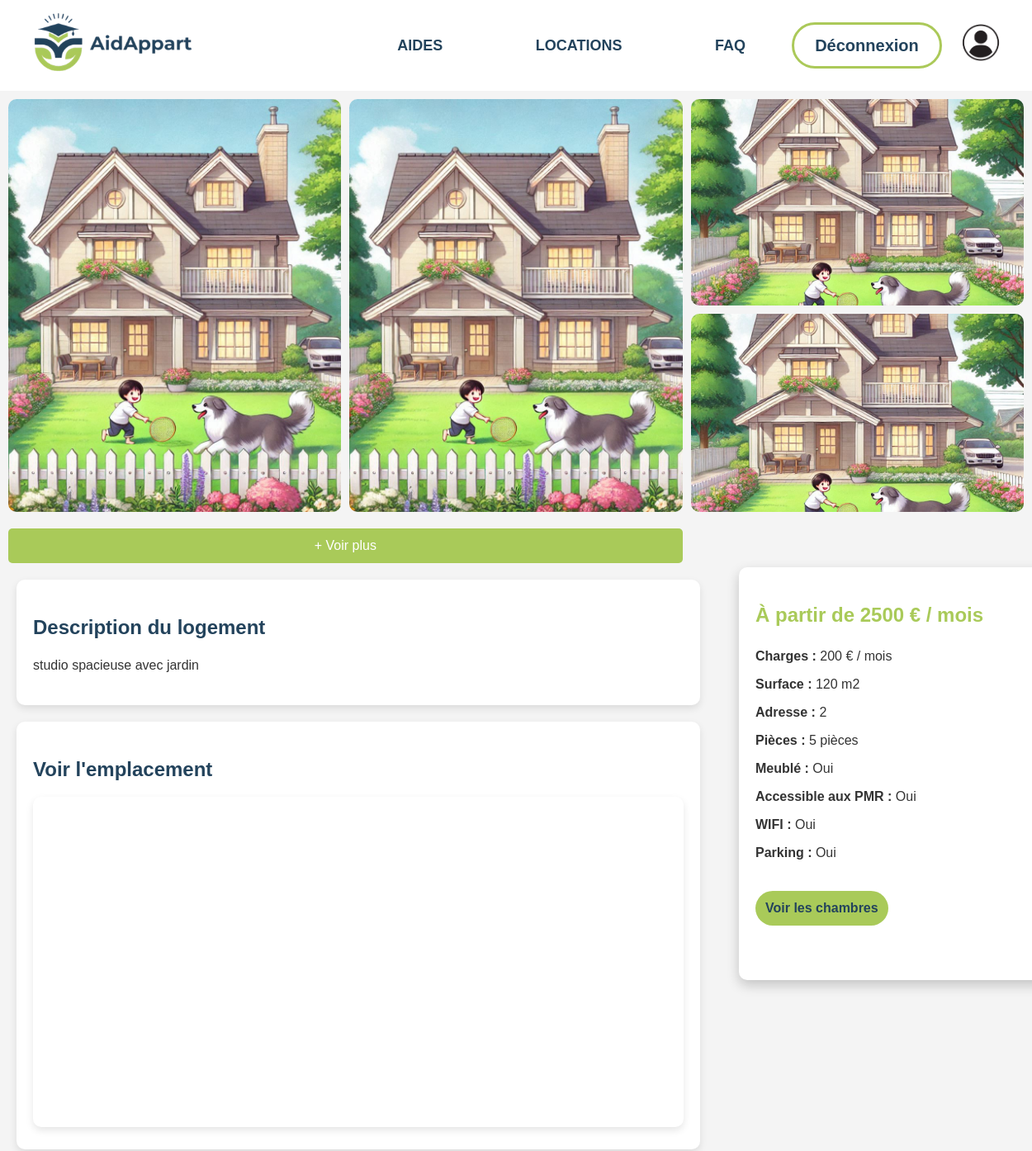
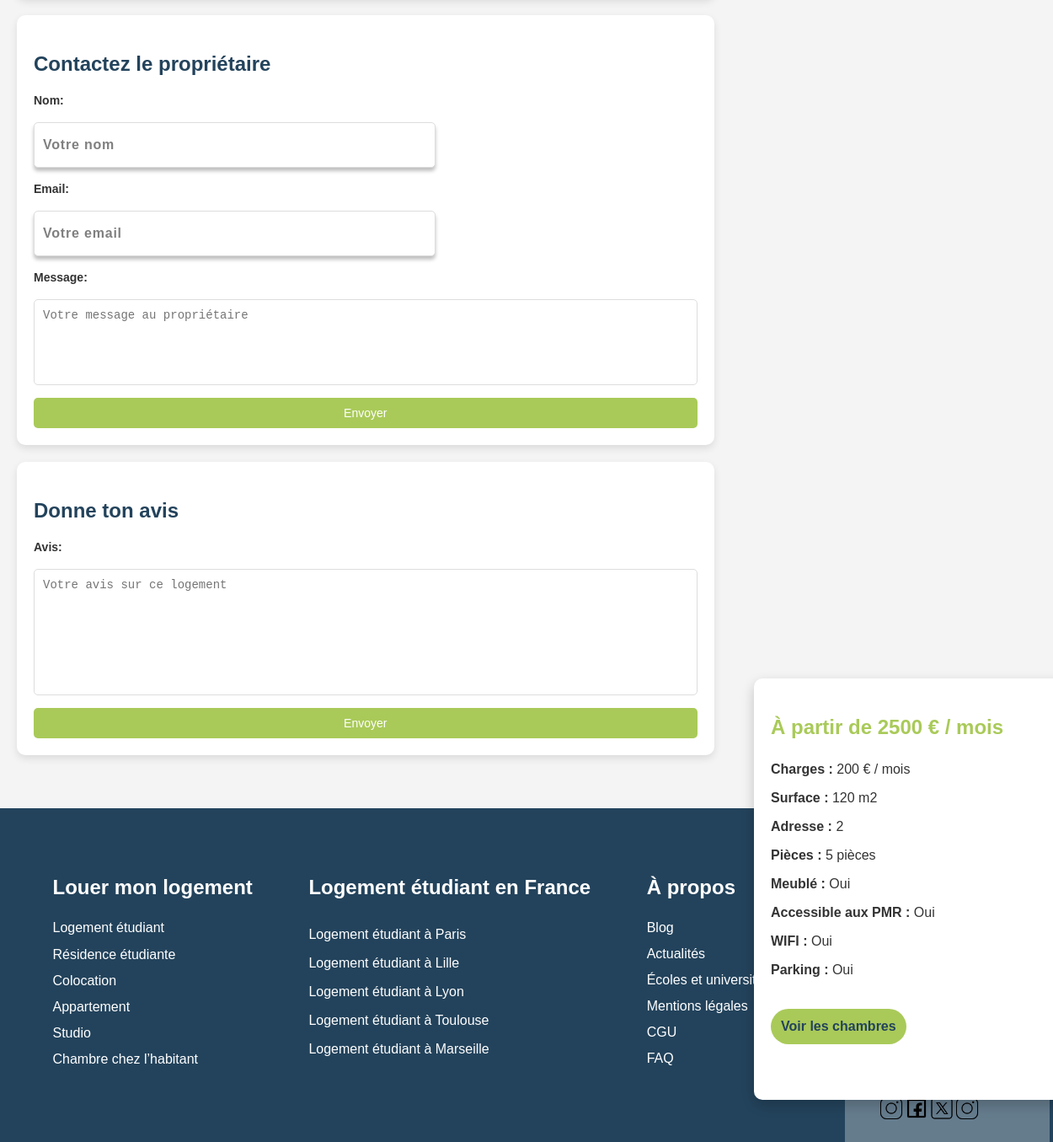
Page /?controller=annonces&action=annonces&id=2 (signed in) on the committed database (2 pictures, top to bottom).
### tables this page shows
CREATE TABLE Logement (
    id INT PRIMARY KEY AUTO_INCREMENT,
    type VARCHAR(255) NOT NULL,
    surface INT NOT NULL,
    proprietaire INT NOT NULL,
    loyer INT NOT NULL,
    charges INT NOT NULL,
    creer_a DATE NOT NULL,
    adresse INT NOT NULL,
    est_meuble BOOLEAN NOT NULL,
    a_WIFI BOOLEAN NOT NULL,
    est_accessible_PMR BOOLEAN NOT NULL,
    nb_pieces INT NOT NULL,
    a_parking BOOLEAN NOT NULL,
    description TEXT NOT NULL,
    FOREIGN KEY (proprietaire) REFERENCES Personne(id) ON DELETE CASCADE
);

### Models/Model.php (called while the page is built, shortened)
<?php
require_once 'Utils/config.php';
class Model {
    private $db;
    private static $instance = null;
    private function __construct() {
        global $servername, $username, $password, $dbname;
        $this->db = new PDO("mysql:host=$servername;dbname=$dbname", $username, $password);
        $this->db->setAttribute(PDO::ATTR_ERRMODE, PDO::ERRMODE_EXCEPTION);
        $this->db->query("SET NAMES 'utf8'");
    }
    public static function getModel() {
        if (self::$instance === null) {
            self::$instance = new self();
        }
        return self::$instance;
    }
    public function getAnnonceById($id) {
        $stmt = $this->db->prepare("SELECT * FROM Logement WHERE id = :id");
        $stmt->bindParam(':id', $id, PDO::PARAM_INT);
        $stmt->execute();
        return $stmt->fetch(PDO::FETCH_ASSOC);
    }
}
?>

### Utils/config.php (called while the page is built, shortened)
<?php
$environment = (getenv('SERVER_NAME') == 'localhost') ? 'local' : 'production';
if ( $environment == "local") {
    $servername = 'localhost';
    $username = 'default_user';
    $password = 'AidappartNova';
    $dbname = 'aidappart';
} else {
    $servername = getenv("MYSQL_HOST");
    $username = getenv("MYSQL_USER");
    $password = getenv("MYSQL_PASSWORD");
    $dbname = getenv("MYSQL_DATABASE");
}
?>

### Views/view_annonces.php (the view, shortened to what this page needs)
<!DOCTYPE html>
<html lang="en">
<head>
  <link rel="stylesheet" href="Content/css/css_annonce.css">
</head>
<body>
  <?php include 'Layout/view_header.php'; ?>
  <div class="container-annonce">
  <div class="image-gallery">
    <img src="Content/Images/Proprio_<?php echo $data["id_annonces"]; ?>/Logement_<?php echo $data["id_annonces"]; ?>/image_vitrine.png" alt="Room view">
    <img src="Content/Images/Proprio_<?php echo $data["id_annonces"]; ?>/Logement_<?php echo $data["id_annonces"]; ?>/image_vitrine.png" alt="Pool view">
    <img src="Content/Images/Proprio_<?php echo $data["id_annonces"]; ?>/Logement_<?php echo $data["id_annonces"]; ?>/image_vitrine.png" alt="Lounge area">
    <img src="Content/Images/Proprio_<?php echo $data["id_annonces"]; ?>/Logement_<?php echo $data["id_annonces"]; ?>/image_vitrine.png" alt="Rooftop area">
    <button id="show-more" class="show-more">+ Voir plus</button>
  </div>
    <aside class="details">
      <h2>À partir de <strong><?php echo htmlspecialchars($data["annonces"]['loyer']); ?> € / mois </strong></h2>
      <p><strong>Charges : </strong><?php echo htmlspecialchars($data["annonces"]['charges']); ?> € / mois</p>
      <p><strong>Surface : </strong><?php echo htmlspecialchars($data["annonces"]['surface']); ?> m2 </p>
      <p><strong>Adresse : </strong><?php echo htmlspecialchars($data["annonces"]['adresse']); ?></p>
      <p><strong>Pièces : </strong><?php echo htmlspecialchars($data["annonces"]['nb_pieces']); ?> pièces </p>
      <p><strong>Meublé : </strong><?php echo htmlspecialchars($data["annonces"]['est_meuble']); ?></p>
      <p><strong>Accessible aux PMR : </strong><?php echo htmlspecialchars($data["annonces"]['est_accessible_PMR']); ?></p>
      <p><strong>WIFI : </strong><?php echo htmlspecialchars($data["annonces"]['a_WIFI']); ?></p>
      <p><strong>Parking : </strong><?php echo htmlspecialchars($data["annonces"]['a_parking']); ?></p></br>
      <button id="show-more-ch" class="show-more-ch">Voir les chambres</button>
    </aside>
  </div>
  <aside class="details-info">
    <h2>À partir de <strong><?php echo htmlspecialchars($data["annonces"]['loyer']); ?> € / mois </strong></h2>
      <p><strong>Charges : </strong><?php echo htmlspecialchars($data["annonces"]['charges']); ?> € / mois</p>
      <p><strong>Surface : </strong><?php echo htmlspecialchars($data["annonces"]['surface']); ?> m2 </p>
      <p><strong>Adresse : </strong><?php echo htmlspecialchars($data["annonces"]['adresse']); ?></p>
      <p><strong>Pièces : </strong><?php echo htmlspecialchars($data["annonces"]['nb_pieces']); ?> pièces </p>
      <p><strong>Meublé : </strong><?php echo htmlspecialchars($data["annonces"]['est_meuble']); ?></p>
      <p><strong>Accessible aux PMR : </strong><?php echo htmlspecialchars($data["annonces"]['est_accessible_PMR']); ?></p>
      <p><strong>WIFI : </strong><?php echo htmlspecialchars($data["annonces"]['a_WIFI']); ?></p>
      <p><strong>Parking : </strong><?php echo htmlspecialchars($data["annonces"]['a_parking']); ?></p></br>
      <button id="show-more-ch" class="show-more-ch">Voir les chambres</button>
  </aside>
  <section class="description">
    <h2>Description du logement</h2>
    <p><?php echo htmlspecialchars($data["annonces"]['description']); ?></p>
  </section>
  <section class="location">
    <h2>Voir l'emplacement</h2>
    <iframe
      src="https://www.google.com/maps/embed?pb=!1m18!1m12!1m3!1d2886.5263202364767!2d1.3570190155071896!3d43.61582257912245!2m3!1f0!2f0!3f0!3m2!1i1024!2i768!4f13.1!3m3!1m2!1s0x12aea3a4a4f7e1b1%3A0x74f80760b48a5a59!2sAppart&#39;City%20Toulouse%20A%C3%A9roport%20Cornebarrieu!5e0!3m2!1sen!2sfr!4v1635154872891!5m2!1sen!2sfr"
      width="100%"
      height="400"
      style="border:0;"
      allowfullscreen=""
      loading="lazy"
    ></iframe>
  </section>
  <section class="contact">
    <h2>Contactez le propriétaire</h2>
    <form>
      <label for="name">Nom:</label>
      <input type="text" id="name" placeholder="Votre nom" required>
      <label for="email">Email:</label>
      <input type="email" id="email" placeholder="Votre email" required>
      <label for="message">Message:</label>
      <textarea id="message" placeholder="Votre message au propriétaire" rows="5" required></textarea>
      <button type="submit">Envoyer</button>
    </form>
  </section>
  <section class="contact">
    <h2>Donne ton avis</h2>
    <form>
      <label for="message">Avis:</label>
      <textarea id="message" placeholder="Votre avis sur ce logement" rows="8" required></textarea>
      <button type="submit">Envoyer</button>
    </form>
  </section>
  <?php include 'Layout/footer.php'; ?>
</body>
</html>

### Content/css/css_annonce.css (style rules this page uses)
.image-gallery { position: relative; display: grid; height: auto; grid-template-columns: repeat(3, 1fr); gap: 10px; flex: 3; max-width: 100%; }
.image-gallery img { width: 100%; height: 300px; border-radius: 10px; object-fit: cover; }
.image-gallery img:nth-child(1) { height: 500px; grid-column: 1; grid-row: 1 / span 2; }
.image-gallery img:nth-child(2) { height: 500px; grid-column: 2; grid-row: 1; }
.image-gallery img:nth-child(3) { height: 250px; grid-column: 3; grid-row: 1; }
.image-gallery img:nth-child(4) { margin-top: 260px; height: 240px; grid-column: 3; grid-row: 1; }
.show-more { grid-column: 1 / span 2; padding: 12px; background-color: #a9ca59; color: white; border: none; border-radius: 5px; cursor: pointer; font-size: 16px; transition: background-color 0.3s ease; }
.container-annonce { display: flex; justify-content: space-between; align-items: flex-start; gap: 10px; max-width: 100%; margin: 10px; flex-wrap: wrap; box-sizing: border-box; }
.details { position: absolute; top: 25%; left: 70%; flex: 1; background-color: white; padding: 20px; border-radius: 10px; box-shadow: 0 6px 15px rgba(0, 0, 0, 0.2); width: 380px; margin-left: 20px; box-sizing: border-box; height: 500px; }
.details h2 { color: #a9ca59; }
.details p { margin: 10px 0; }
.details button { background-color: #a9ca59; color: #23435c; padding: 12px; border: none; border-radius: 25px; font-size: 16px; font-weight: bold; cursor: pointer; transition: background-color 0.3s ease; }
.details-info { position: absolute; top: 80%; left: 70%; flex: 1; background-color: white; padding: 20px; border-radius: 10px; box-shadow: 0 6px 15px rgba(0, 0, 0, 0.2); width: 380px; margin-left: 20px; box-sizing: border-box; height: 500px; }
.details-info h2 { color: #a9ca59; }
.details-info p { margin: 10px 0; }
.details-info button { background-color: #a9ca59; color: #23435c; padding: 12px; border: none; border-radius: 25px; font-size: 16px; font-weight: bold; cursor: pointer; transition: background-color 0.3s ease; }
.description, .contact, .location { margin: 20px; padding: 20px; background-color: white; border-radius: 10px; box-shadow: 0 4px 10px rgba(0, 0, 0, 0.1); max-width: 63%; }
.description, .avis, .location { margin: 20px; padding: 20px; background-color: white; border-radius: 10px; box-shadow: 0 4px 10px rgba(0, 0, 0, 0.1); max-width: 63%; }
.description h2, .contact h2, .location h2 { margin-bottom: 15px; color: #23435c; }
.description h2, .avis h2, .location h2 { margin-bottom: 15px; color: #23435c; }
form { display: flex; flex-direction: column; gap: 15px; }
form label { font-size: 14px; font-weight: bold; }
form input, form textarea, form button { padding: 10px; border: 1px solid #ddd; border-radius: 5px; font-size: 14px; }
form textarea { resize: none; }
form button { background-color: #a9ca59; color: white; border: none; cursor: pointer; transition: background-color 0.3s ease; }
.location iframe { border-radius: 10px; box-shadow: 0 4px 10px rgba(0, 0, 0, 0.1); }

### Content/css/stylesheet.css (style rules this page uses)
body { margin: 0; font-family: Arial, sans-serif; }

### Content/css/index.css (style rules this page uses)
:root { --primary-color: #0066cc; --secondary-color: #005bb5; --blue: #23435C; --green: #A9CA59; --bleu-claire:#DFEFFC; --degrader-vert: linear-gradient(180deg, rgba(171, 201, 89, 0.5) 23.5%, rgba(255, 255, 255, 0.5) 100%); --degrader-gris: linear-gradient(180deg, rgba(255, 255, 255, 0.5) 23.5%, rgba(2, 0, 0, 0) 100%); }
body { font-size: 16px; line-height: 1.5; color: #333; background-color: #f4f4f4; margin: 0; background-repeat: no-repeat; background-size: cover; }
h1, h2, h3, h4, h5, h6 { margin-bottom: 20px; color: #444; }
input { width: 455px; height: 32px; box-shadow: 0 4px 4px rgba(0, 0, 0, 0.25); border-radius: 10px; padding: 10px; }
input::placeholder { font-style: normal; font-weight: 900; font-size: 16px; line-height: 1.5px; letter-spacing: 0.05em; color: rgba(0, 0, 0, 0.50); }

### Content/css/footer.css (style rules this page uses)
body { font-family: Arial, sans-serif; margin: 0; padding: 0; box-sizing: border-box; }

### rows in the picture
logement: loyer "2500", charges "200", surface "120", adresse "2", nb_pieces "5", description "studio spacieuse avec jardin"

### other values in the picture
$data["annonces"]['est_meuble'] "Oui"
$data["annonces"]['est_accessible_PMR'] "Oui"
$data["annonces"]['a_WIFI'] "Oui"
$data["annonces"]['a_parking'] "Oui"
